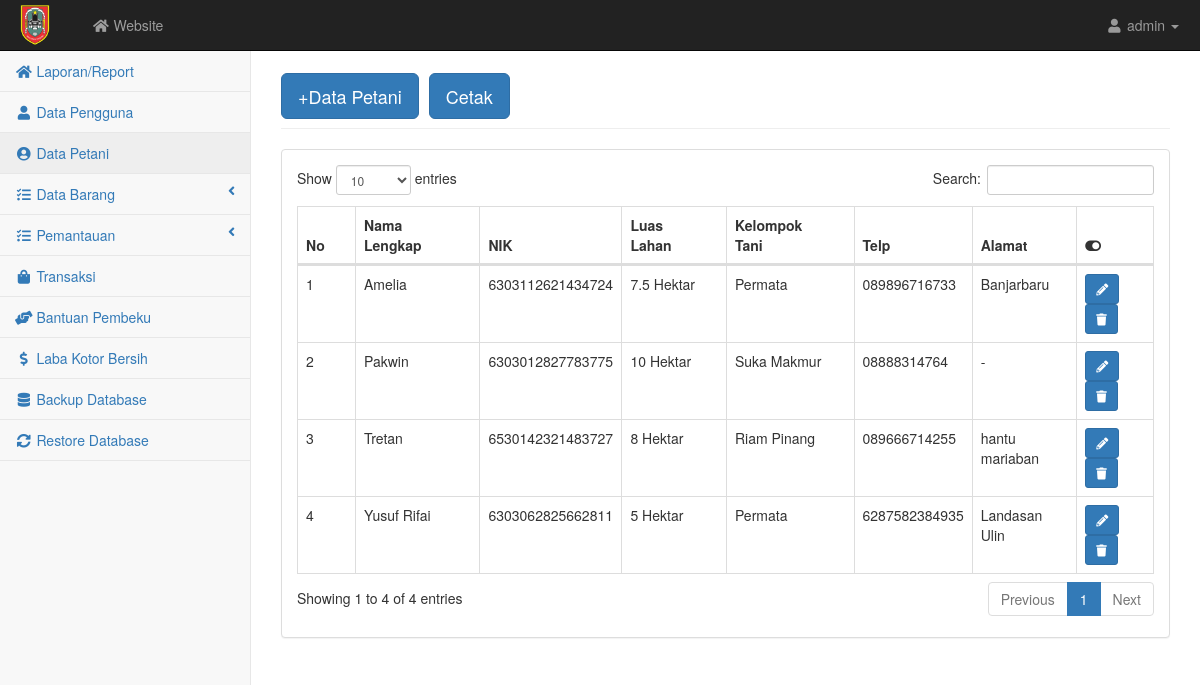
The page /admin/petani.php on the database its author committed.
### tables this page shows
CREATE TABLE `user` (
  `id` int(5) NOT NULL,
  `nama` varchar(100) NOT NULL,
  `username` varchar(10) NOT NULL,
  `password` varchar(10) NOT NULL,
  `nik` varchar(30) NOT NULL,
  `telp` varchar(15) NOT NULL,
  `alamat` text NOT NULL,
  `level` varchar(30) NOT NULL,
  `luaslahan` varchar(50) NOT NULL,
  `kelompok` varchar(50) NOT NULL,
  `file1` text NOT NULL,
  `file2` text NOT NULL,
  `file3` text NOT NULL,
  `status` varchar(50) NOT NULL
);

### admin/petani.php (the view, shortened to what this page needs)
<?php require('atas.php') ?>
<div id="page-wrapper">
    <div class="container-fluid">
        <div class="row">
            <div class="col-lg-12">
                <h1 class="page-header"><button class="btn btn-primary btn-lg"><a href="petani_input.php" style="color: white; text-decoration: none">+Data Petani</a></button>
                <button type="button" class="btn btn-primary btn-lg" data-toggle="modal" data-target="#myModal"> Cetak </button></h1>
            </div>
        </div>
        <div class="row">
            <div class="col-lg-12">
                <div class="panel panel-default">
                    <div class="panel-body">
                        <div class="table-responsive">
                            <table class="table table-bordered table-hover" id="dataTables-example">
                                <thead class="success">
                                    <tr>
                                        <th>No</th>
                                        <th>Nama Lengkap</th>
                                        <th>NIK</th>
                                        <th>Luas Lahan</th>
                                        <th>Kelompok Tani</th>
                                        <th>Telp</th>
                                        <th>Alamat</th>
                                        <th><i class="fa fa-toggle-on"></i></th>
                                    </tr>
                                </thead>
                                <tbody>
                                    <?php $no=1; $query = mysqli_query($kon, "SELECT * FROM user WHERE level ='Petani' ORDER BY nama ASC");
                                        while($data = mysqli_fetch_array($query)){ ?>
                                            <tr class="odd gradeX">
                                                    <td><?= $no++; ?></td>
                                                    <td><?= $data['nama'] ?></td>
                                                    <td><?= $data['nik'] ?></td>
                                                    <td><?= $data['luaslahan'] ?></td>
                                                    <td><?= $data['kelompok'] ?></td>
                                                    <td><?= $data['telp'] ?></td>
                                                    <td><?= $data['alamat'] ?></td>
                                                    <td>
                                                        <a href="petani_edit.php?id=<?php echo $data['id']; ?>" class="btn  btn-primary btn-sm"><i class="fa fa-pencil-alt"></i></a>
                                                        <button class="btn btn-primary btn-sm" type="button" onclick="return confirm('Yakin ingin Menghapus?');"><a href="delete.php?id=<?php echo $data['id'] ?>&level=petani" style="color: white;"><i class="fa fa-trash"></i></a></button>
                                                    </td>
                                                </tr>
                                        <?php } ?>
                                </tbody>
                            </table>
                        </div>
                    </div>
                </div>
            </div>
        </div>
    </div>
</div>
    </div>
<?php require('bawah.php') ?>

### admin/css/startmin.css (style rules this page uses)
body { background-color: #f8f8f8; }
#page-wrapper { padding-top: 30px; min-height: 568px; background-color: #fff; }
@media (min-width:768px) { #page-wrapper { position: inherit; margin-left: 250px; padding: 30px 15px 0 15px; border-left: 1px solid #e7e7e7; } }
table.dataTable thead .sorting, table.dataTable thead .sorting_asc, table.dataTable thead .sorting_desc, table.dataTable thead .sorting_asc_disabled, table.dataTable thead .sorting_desc_disabled { background: 0 0; }
table.dataTable thead .sorting_asc:after { content: "\f0de"; float: right; font-family: fontawesome; }
table.dataTable thead .sorting:after { content: "\f0dc"; float: right; font-family: fontawesome; color: rgba(50,50,50,.5); }

### rows shown on the page
user: nama "Amelia", nik "6303112621434724", luaslahan "7.5 Hektar", kelompok "Permata", telp "089896716733", alamat "Banjarbaru"
user: nama "Pakwin", nik "6303012827783775", luaslahan "10 Hektar", kelompok "Suka Makmur", telp "08888314764", alamat "-"
user: nama "Tretan", nik "6530142321483727", luaslahan "8 Hektar", kelompok "Riam Pinang", telp "089666714255", alamat "hantu mariaban"
user: nama "Yusuf Rifai", nik "6303062825662811", luaslahan "5 Hektar", kelompok "Permata", telp "6287582384935", alamat "Landasan Ulin"
